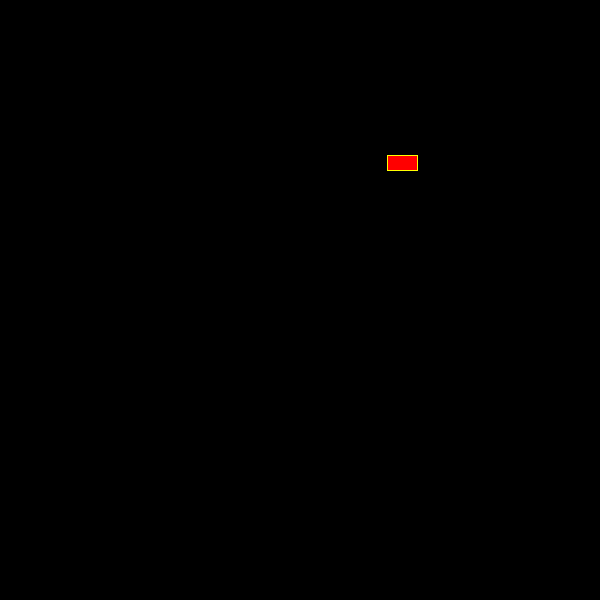
Frame 1 (no input)
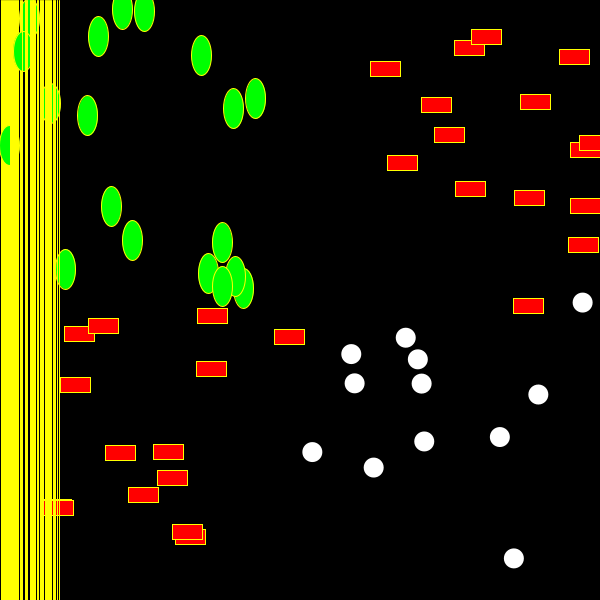
Frame 60 (the mouse pressed at the canvas centre just before this capture)
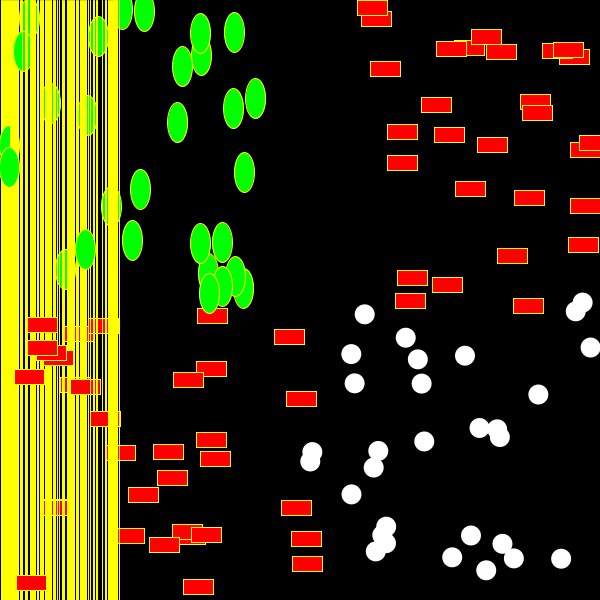
Frame 120 (the mouse held since frame 60 and released just before this capture)

The Processing sketch that drew these frames (run headless with seeded random() and noise(); from frame 60 on, the mouse is pressed at the canvas centre):

// Processing sketch: condicionales
// ── condicionales.pde
float pX, pY;
int linea;
void setup() {
  size(600, 600);
  background(0);
}
void draw() {
  pX = random( 600);
  pY = random( 600);

  println(pX);
  line(linea, 0, linea, 600);
  stroke(255, 255, 0);
  strokeWeight(1);
  if (linea<300) {
    linea ++;
  }
  if (pX>300 && pY >300) {
    noStroke();
    fill(255);
    ellipse(pX, pY, 20, 20);
  } else if (pX<300 && pY <300) {
    fill(0, 255, 0);
    ellipse(pX, pY, 20, 40);
  } else {
    fill(255, 0, 0);
    rect(pX, pY, 30, 15);
  }
}
